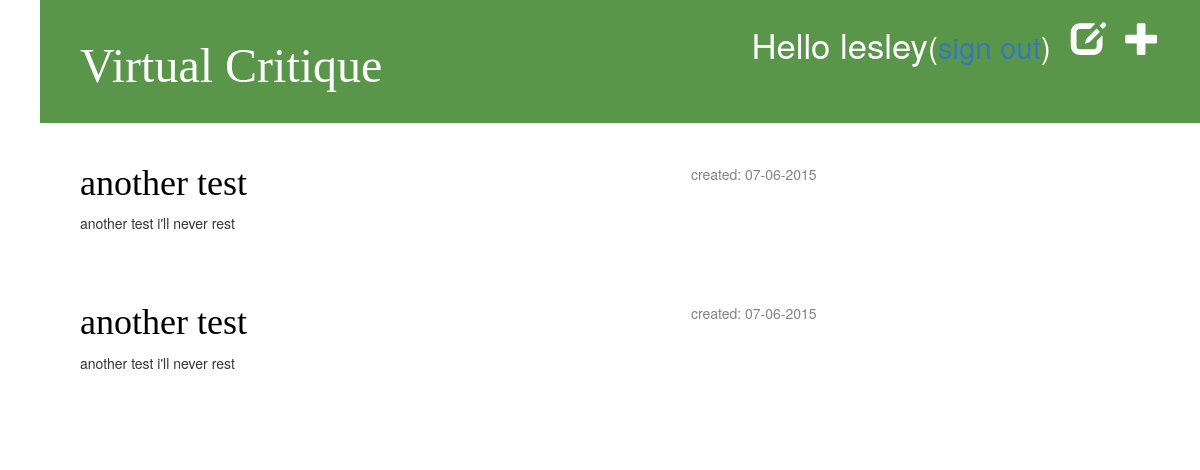
Page /drafts/ (signed in) on the committed database.
### entry/models.py (models this page shows, shortened)
class Post(models.Model):
    author = models.ForeignKey('auth.User')
    title = models.CharField(max_length=200)
    text = models.TextField(blank=True)
    create_date = models.DateTimeField(default=timezone.now)
    publish_date = models.DateTimeField(blank=True, null=True)

### entry/views.py (the view)
# urls.py: url(r'^drafts/$', views.post_draft_list, name='post_draft_list'),
@login_required
def post_draft_list(request):
    posts = Post.objects.filter(publish_date__isnull=True).order_by('create_date')
    return render(request, 'entry/post_draft_list.html', {'posts': posts})

### entry/templates/entry/post_draft_list.html
{% extends 'entry/base.html' %}
{% block content %}
    {% for post in posts %}
        <div class="post">
            <p class="date">created: {{ post.create_date|date:'d-m-Y' }}</p>
            <h1><a href="{% url 'entry.views.post_detail' pk=post.pk %}">{{ post.title }}</a></h1>
            <p>{{ post.text|truncatechars:200 }}</p>
        </div>
    {% endfor %}
{% endblock %}

### entry/templates/entry/base.html (shortened to what this page needs)
{% load staticfiles %}
<html>
    <head>
        <link rel="stylesheet" href="//maxcdn.bootstrapcdn.com/bootstrap/3.2.0/css/bootstrap.min.css">
        <link rel="stylesheet" href="//maxcdn.bootstrapcdn.com/bootstrap/3.2.0/css/bootstrap-theme.min.css">
        <link rel="stylesheet" href="{% static 'css/entry.css' %}">
    </head>
       <body>
         <div class="page-header">
            {% if user.is_authenticated %}
            <a href="{% url 'post_new' %}" class="top-menu"><span class="glyphicon glyphicon-plus"></span></a>
            <a href="{% url 'post_draft_list' %}" class="top-menu"><span class="glyphicon glyphicon-edit"></span></a>
            <p class="top-menu">Hello {{ user.username }}<small>(<a href="{% url 'django.contrib.auth.views.logout' %}">sign out</a>)</small></p>
            {% else %}
            <a href="{% url 'django.contrib.auth.views.login' %}" class="top-menu"><span class="glyphicon glyphicon-lock"></span></a>
            {% endif %}
            <h1><a href="{% url 'entry.views.post_list' %}">Virtual Critique</a></h1>
        </div>
    <div class="content">
        <div class="row">
            <div class="col-md-8">
            {% block content %}
            {% endblock %}
            </div>
        </div>
    </div>
</body>
</html>

### entry/static/css/entry.css (style rules this page uses)
h1 a { color: #5A964A; font-family: 'Bree Serif'; }
body { padding-left: 40px; }
.page-header { background-color: #5A964A; margin-top: 0; padding: 20px 20px 20px 40px; }
.page-header h1, .page-header h1 a, .page-header h1 a:visited, .page-header h1 a:active { color: #ffffff; font-size: 36pt; text-decoration: none; }
.content { margin-left: 40px; }
h1, h2, h3, h4 { font-family: 'Bree Serif'; }
.date { float: right; color: #828282; }
.top-menu, .top-menu:hover, .top-menu:visited { color: #ffffff; float: right; font-size: 26pt; margin-right: 20px; }
.post { margin-bottom: 70px; }
.post h1 a, .post h1 a:visited { color: #000000; }

### rows in the picture
Post: create_date "07-06-2015", title "another test", text "another test i'll never rest"
Post: create_date "07-06-2015", title "another test", text "another test i'll never rest"

### other values in the picture
{{ user.username }} "lesley"
